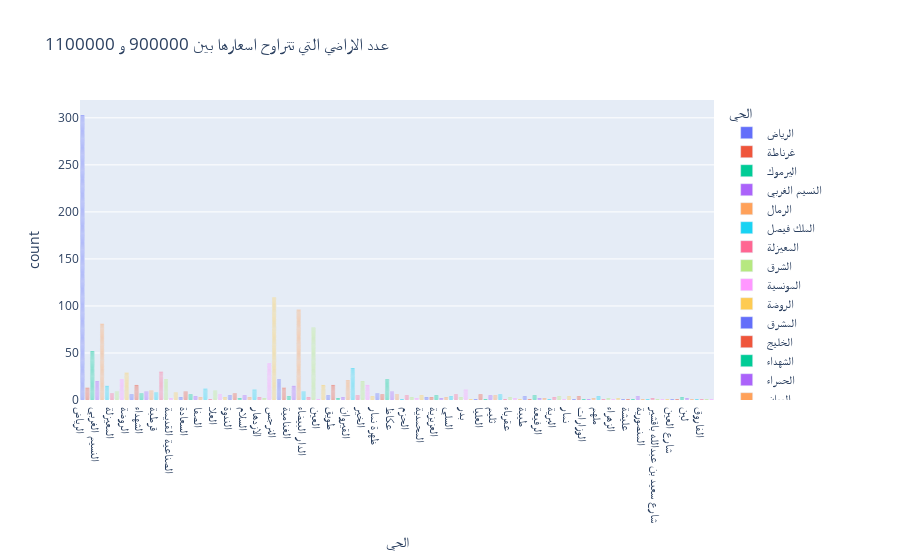

The notebook cell saved with this chart:
### Code cell
fig = px.bar(
            land,
            x='الحي',
            color = "الحي",
            title='عدد الاراضي التي تتراوح اسعارها بين 900000 و 1100000',
            labels={'الحي': 'الحي', 'السعر الاجمالي': 'السعر الإجمالي'}
        )
fig.show()
